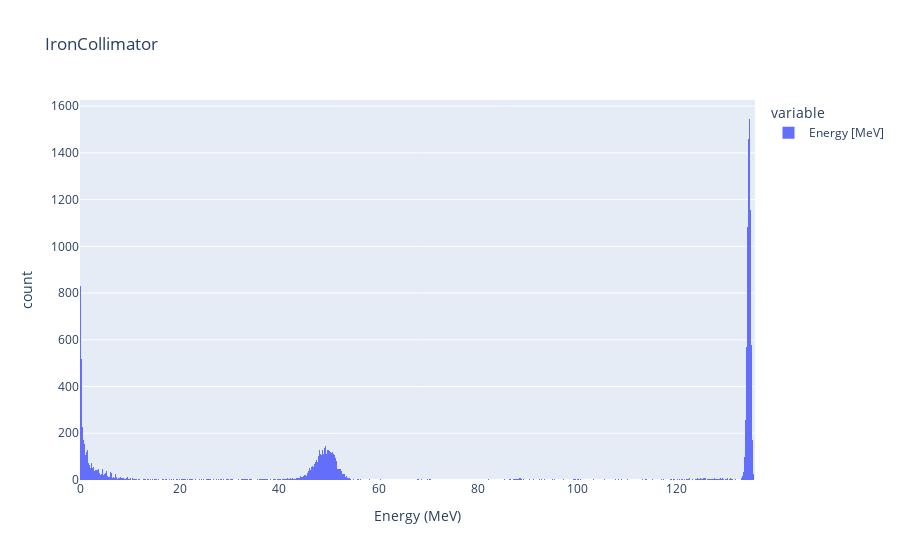
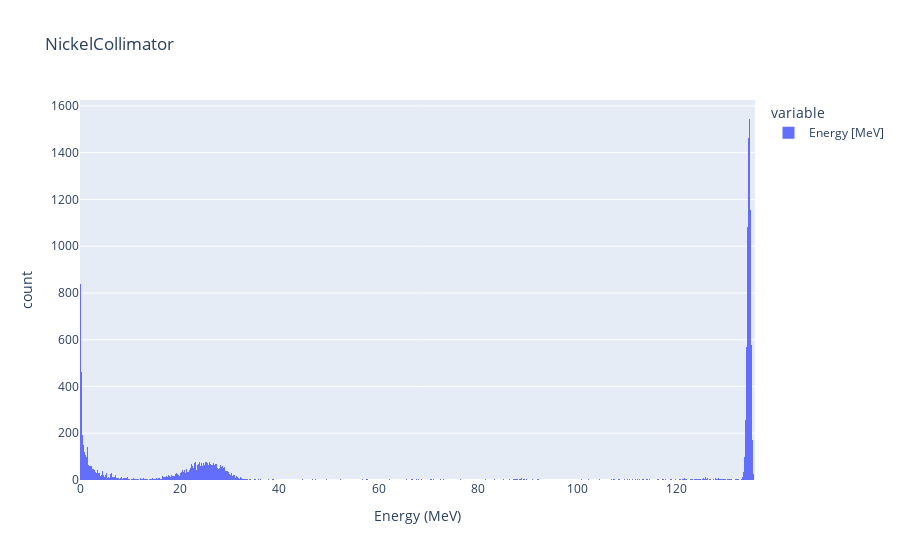
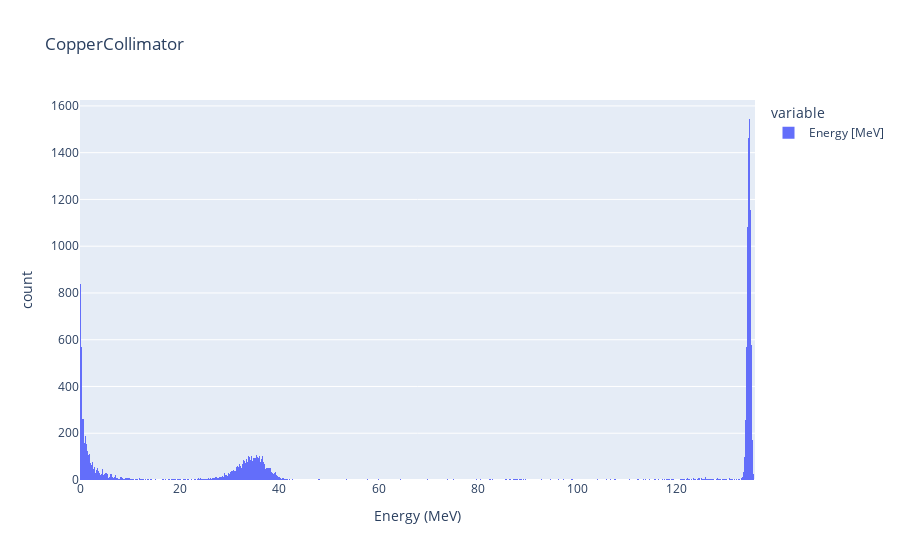
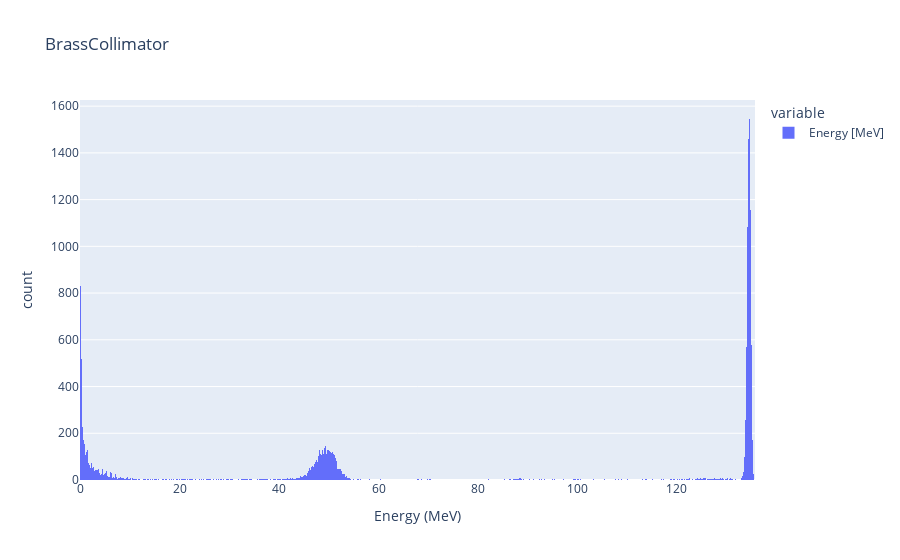

The notebook cell these images were saved under, in order:
### Code cell
import plotly.express as px

for item, df in phsp_dataframe.items():
    nomen = item.split('_')
    beamtype = nomen [0]          
    beam_energy = nomen[1]       
    material = nomen[2]          
    position = nomen[3]     
    beforeafter = nomen [4]     
    component = nomen[5]         
    other = nomen [6]
    size = nomen[7]     
    key = f"{beamtype}_{beam_energy}_{material}_{position}_{beforeafter}_{component}_{size}"
    if 'Energy [MeV]' in df.columns:
        fig = px.histogram(df['Energy [MeV]'], nbins=1000, labels={'value': 'Energy (MeV)'}, 
                   title=f"{component}")
        fig.show()

### Figure 1 — Plotly figure (JSON) as saved in the notebook; plotly's stock layout.template omitted (floating-point values rounded to 4 significant figures; data arrays with more than 128 entries replaced by an {"elided": "..."} marker saying what was removed)
{"data": [{"bingroup": "x", "hovertemplate": "variable=Energy [MeV]<br>Energy (MeV)=%{x}<br>count=%{y}<extra></extra>", "legendgroup": "Energy [MeV]", "marker": {"color": "#636efa", "pattern": {"shape": ""}}, "name": "Energy [MeV]", "nbinsx": 1000, "orientation": "v", "showlegend": true, "type": "histogram", "x": {"elided": "15096 float values"}, "xaxis": "x", "yaxis": "y"}], "layout": {"barmode": "relative", "legend": {"title": {"text": "variable"}, "tracegroupgap": 0}, "title": {"text": "IronCollimator"}, "xaxis": {"anchor": "y", "domain": [0, 1], "title": {"text": "Energy (MeV)"}}, "yaxis": {"anchor": "x", "domain": [0, 1], "title": {"text": "count"}}}}

### Figure 2 — Plotly figure (JSON) as saved in the notebook; plotly's stock layout.template omitted (floating-point values rounded to 4 significant figures; data arrays with more than 128 entries replaced by an {"elided": "..."} marker saying what was removed)
{"data": [{"bingroup": "x", "hovertemplate": "variable=Energy [MeV]<br>Energy (MeV)=%{x}<br>count=%{y}<extra></extra>", "legendgroup": "Energy [MeV]", "marker": {"color": "#636efa", "pattern": {"shape": ""}}, "name": "Energy [MeV]", "nbinsx": 1000, "orientation": "v", "showlegend": true, "type": "histogram", "x": {"elided": "14447 float values"}, "xaxis": "x", "yaxis": "y"}], "layout": {"barmode": "relative", "legend": {"title": {"text": "variable"}, "tracegroupgap": 0}, "title": {"text": "NickelCollimator"}, "xaxis": {"anchor": "y", "domain": [0, 1], "title": {"text": "Energy (MeV)"}}, "yaxis": {"anchor": "x", "domain": [0, 1], "title": {"text": "count"}}}}

### Figure 3 — Plotly figure (JSON) as saved in the notebook; plotly's stock layout.template omitted (floating-point values rounded to 4 significant figures; data arrays with more than 128 entries replaced by an {"elided": "..."} marker saying what was removed)
{"data": [{"bingroup": "x", "hovertemplate": "variable=Energy [MeV]<br>Energy (MeV)=%{x}<br>count=%{y}<extra></extra>", "legendgroup": "Energy [MeV]", "marker": {"color": "#636efa", "pattern": {"shape": ""}}, "name": "Energy [MeV]", "nbinsx": 1000, "orientation": "v", "showlegend": true, "type": "histogram", "x": {"elided": "15303 float values"}, "xaxis": "x", "yaxis": "y"}], "layout": {"barmode": "relative", "legend": {"title": {"text": "variable"}, "tracegroupgap": 0}, "title": {"text": "CopperCollimator"}, "xaxis": {"anchor": "y", "domain": [0, 1], "title": {"text": "Energy (MeV)"}}, "yaxis": {"anchor": "x", "domain": [0, 1], "title": {"text": "count"}}}}

### Figure 4 — Plotly figure (JSON) as saved in the notebook; plotly's stock layout.template omitted (floating-point values rounded to 4 significant figures; data arrays with more than 128 entries replaced by an {"elided": "..."} marker saying what was removed)
{"data": [{"bingroup": "x", "hovertemplate": "variable=Energy [MeV]<br>Energy (MeV)=%{x}<br>count=%{y}<extra></extra>", "legendgroup": "Energy [MeV]", "marker": {"color": "#636efa", "pattern": {"shape": ""}}, "name": "Energy [MeV]", "nbinsx": 1000, "orientation": "v", "showlegend": true, "type": "histogram", "x": {"elided": "15096 float values"}, "xaxis": "x", "yaxis": "y"}], "layout": {"barmode": "relative", "legend": {"title": {"text": "variable"}, "tracegroupgap": 0}, "title": {"text": "BrassCollimator"}, "xaxis": {"anchor": "y", "domain": [0, 1], "title": {"text": "Energy (MeV)"}}, "yaxis": {"anchor": "x", "domain": [0, 1], "title": {"text": "count"}}}}
